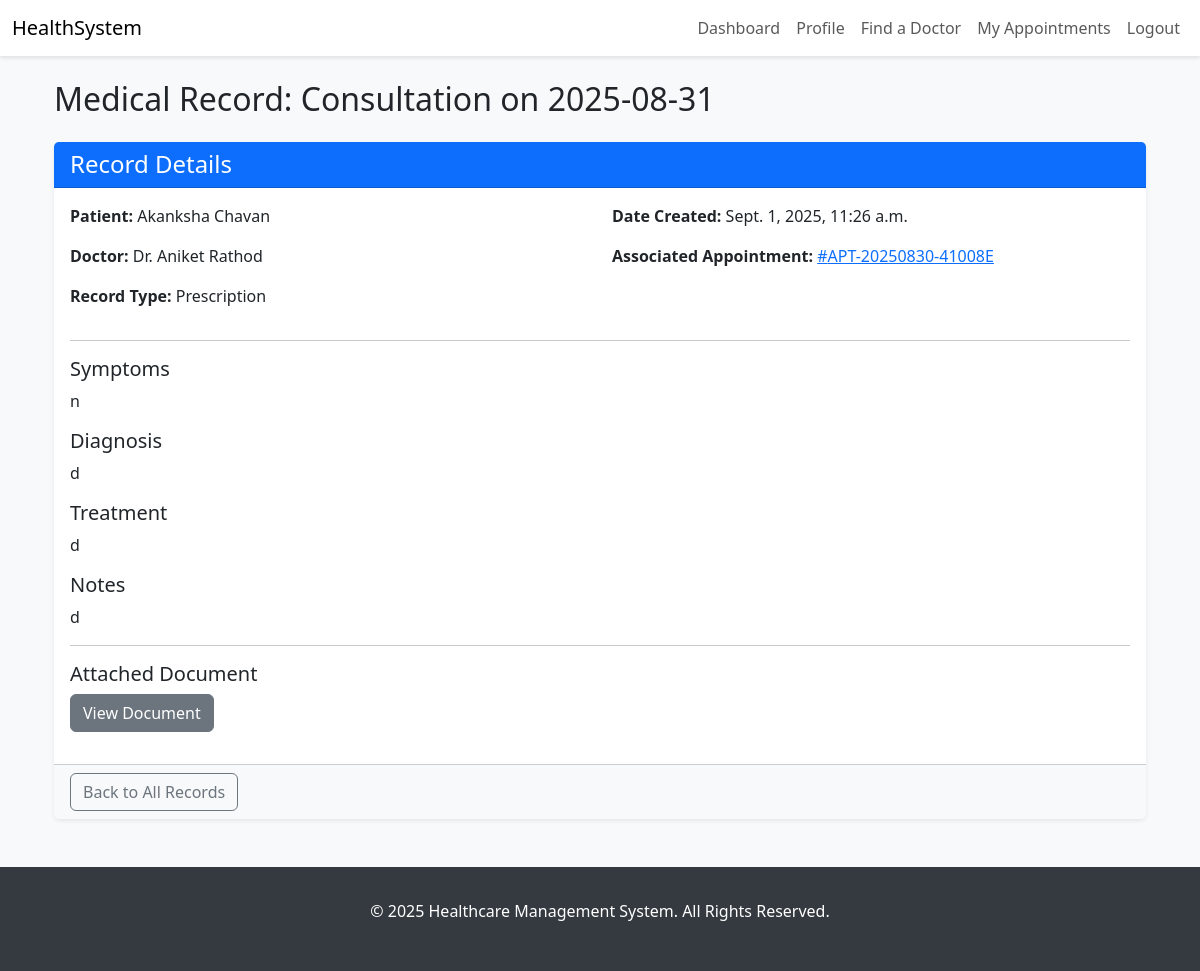
The app's page /medical-records/3/ (signed in) with its own data.
### core/models.py (models this page shows, shortened)
class MedicalRecord(models.Model):
    RECORD_TYPE_CHOICES = [
        ('diagnosis', 'Diagnosis'),
        ('prescription', 'Prescription'),
        ('lab_report', 'Lab Report'),
        ('imaging', 'Imaging Report'),
        ('procedure', 'Procedure Note'),
        ('progress', 'Progress Note'),
        ('other', 'Other'),
    ]
    patient = models.ForeignKey(Patient, on_delete=models.CASCADE, related_name='medical_records')
    doctor = models.ForeignKey(Doctor, on_delete=models.SET_NULL, null=True, blank=True)
    appointment = models.ForeignKey(Appointment, on_delete=models.SET_NULL, null=True, blank=True)
    record_type = models.CharField(max_length=20, choices=RECORD_TYPE_CHOICES, default='diagnosis')
    title = models.CharField(max_length=200)
    diagnosis = models.TextField(blank=True, null=True)
    symptoms = models.TextField(blank=True, null=True)
    prescription = models.TextField(blank=True, null=True)
    treatment = models.TextField(blank=True, null=True)
    notes = models.TextField(blank=True, null=True)
    document = models.FileField(
        upload_to=medical_record_upload_path,
        blank=True,
        null=True,
        validators=[FileExtensionValidator(allowed_extensions=['pdf', 'jpg', 'jpeg', 'png', 'doc', 'docx'])]
    )
    is_shared = models.BooleanField(default=False)
    created_at = models.DateTimeField(auto_now_add=True)
    updated_at = models.DateTimeField(auto_now=True)
    class Meta:
        verbose_name = "Medical Record"
        verbose_name_plural = "Medical Records"
        ordering = ['-created_at']

class Patient(models.Model):
    BLOOD_GROUP_CHOICES = [
        ('A+', 'A+'), ('A-', 'A-'),
        ('B+', 'B+'), ('B-', 'B-'),
        ('AB+', 'AB+'), ('AB-', 'AB-'),
        ('O+', 'O+'), ('O-', 'O-'),
    ]
    user = models.OneToOneField(settings.AUTH_USER_MODEL, on_delete=models.CASCADE, limit_choices_to={'role': 'patient'})
    blood_group = models.CharField(max_length=3, choices=BLOOD_GROUP_CHOICES, blank=True, null=True)
    height = models.DecimalField(max_digits=5, decimal_places=2, blank=True, null=True, help_text="Height in cm")
    weight = models.DecimalField(max_digits=5, decimal_places=2, blank=True, null=True, help_text="Weight in kg")
    allergies = models.TextField(blank=True, null=True)
    chronic_conditions = models.TextField(blank=True, null=True)
    emergency_contact_name = models.CharField(max_length=100, blank=True, null=True)
    emergency_contact_phone = models.CharField(max_length=15, blank=True, null=True)
    emergency_contact_relation = models.CharField(max_length=50, blank=True, null=True)
    class Meta:
        verbose_name = "Patient"
        verbose_name_plural = "Patients"

class User(AbstractUser):
    ROLE_CHOICES = [
        ('patient', 'Patient'),
        ('doctor', 'Doctor'),
        ('admin', 'Admin'),
    ]
    role = models.CharField(max_length=10, choices=ROLE_CHOICES, default='patient')
    phone = models.CharField(
        max_length=15,
        blank=True,
        null=True,
        validators=[RegexValidator(r'^\+?1?\d{9,15}$', 'Enter a valid phone number.')]
    )
    is_verified = models.BooleanField(default=False)

class Doctor(models.Model):
    user = models.OneToOneField(settings.AUTH_USER_MODEL, on_delete=models.CASCADE, limit_choices_to={'role': 'doctor'})
    specializations = models.ManyToManyField(Specialization, related_name='doctors')
    experience_years = models.PositiveIntegerField(
        validators=[MinValueValidator(0), MaxValueValidator(60)]
    )
    consultation_fee = models.DecimalField(
        max_digits=10,
        decimal_places=2,
        validators=[MinValueValidator(0)]
    )
    license_number = models.CharField(max_length=50, unique=True)
    clinic_address = models.TextField()
    available_days = models.CharField(max_length=50)  # e.g., "Mon,Tue,Wed,Fri"
    available_from = models.TimeField()
    available_to = models.TimeField()
    is_active = models.BooleanField(default=True)
    education = models.TextField(default='', blank=True)
    languages = models.CharField(max_length=200, default="English")  # Comma-separated languages
    awards = models.TextField(blank=True, null=True)
    created_at = models.DateTimeField(auto_now_add=True)
    updated_at = models.DateTimeField(auto_now=True)
    class Meta:
        verbose_name = "Doctor"
        verbose_name_plural = "Doctors"
        ordering = ['-created_at']

class Appointment(models.Model):
    STATUS_CHOICES = [
        ('pending', 'Pending'),
        ('confirmed', 'Confirmed'),
        ('cancelled', 'Cancelled'),
        ('completed', 'Completed'),
        ('rescheduled', 'Rescheduled'),
    ]
    PAYMENT_STATUS_CHOICES = [
        ('pending', 'Pending'),
        ('paid', 'Paid'),
        ('failed', 'Failed'),
        ('refunded', 'Refunded'),
    ]
    patient = models.ForeignKey(Patient, on_delete=models.CASCADE, related_name='appointments')
    doctor = models.ForeignKey(Doctor, on_delete=models.CASCADE, related_name='appointments')
    appointment_number = models.CharField(max_length=20, unique=True, blank=True)
    appointment_date = models.DateField()
    appointment_time = models.TimeField()
    end_time = models.TimeField(blank=True, null=True)
    reason = models.TextField(blank=True, null=True)
    status = models.CharField(max_length=20, choices=STATUS_CHOICES, default='pending')
    payment_status = models.CharField(max_length=20, choices=PAYMENT_STATUS_CHOICES, default='pending')
    meeting_link = models.URLField(blank=True, null=True)
    notes = models.TextField(blank=True, null=True)
    is_reminder_sent = models.BooleanField(default=False)
    cancellation_reason = models.TextField(blank=True, null=True)
    created_at = models.DateTimeField(auto_now_add=True)
    updated_at = models.DateTimeField(auto_now=True)
    class Meta:
        verbose_name = "Appointment"
        verbose_name_plural = "Appointments"
        unique_together = ('doctor', 'appointment_date', 'appointment_time')
        ordering = ['-appointment_date', '-appointment_time']

### core/views.py (the view)
# urls.py: path('medical-records/<int:pk>/', views.medical_record_detail, name='medical_record_detail'),
@login_required
def medical_record_detail(request, pk):
    record = get_object_or_404(MedicalRecord, pk=pk)
    user = request.user
    if is_patient(user) and record.patient.user != user:
        return HttpResponseForbidden("You do not have permission to view this record.")
    if is_doctor(user) and record.doctor.user != user:
        return HttpResponseForbidden("You do not have permission to view this record.")
    context = {
        'record': record
    }
    return render(request, 'medical_record_detail.html', context)

### core/views.py (called while the page is built)
def is_patient(user): return user.is_authenticated and user.role == 'patient'

def is_doctor(user): return user.is_authenticated and user.role == 'doctor'

### templates/medical_record_detail.html (shortened to what this page needs)
{% extends 'base.html' %}
{% block content %}
<div class="container-fluid">
    <h2 class="mb-4">Medical Record: {{ record.title }}</h2>
    <div class="card shadow-sm">
        <div class="card-header bg-primary text-white">
            <h4 class="mb-0">Record Details</h4>
        </div>
        <div class="card-body">
            <div class="row">
                <div class="col-md-6">
                    <p><strong>Patient:</strong> {{ record.patient.user.get_full_name }}</p>
                    <p><strong>Doctor:</strong> Dr. {{ record.doctor.user.get_full_name }}</p>
                    <p><strong>Record Type:</strong> {{ record.get_record_type_display }}</p>
                </div>
                <div class="col-md-6">
                    <p><strong>Date Created:</strong> {{ record.created_at }}</p>
                    {% if record.appointment %}
                    <p><strong>Associated Appointment:</strong> <a href="{% url 'appointment_detail' record.appointment.pk %}">#{{ record.appointment.appointment_number }}</a></p>
                    {% endif %}
                </div>
            </div>
            <hr>
            <div class="mt-3">
                <h5>Symptoms</h5>
                <p>{{ record.symptoms|linebreaksbr|default:"Not specified." }}</p>
                <h5>Diagnosis</h5>
                <p>{{ record.diagnosis|linebreaksbr|default:"Not specified." }}</p>
                <h5>Treatment</h5>
                <p>{{ record.treatment|linebreaksbr|default:"Not specified." }}</p>
                <h5>Notes</h5>
                <p>{{ record.notes|linebreaksbr|default:"None." }}</p>
                {% if record.document %}
                <hr>
                <h5>Attached Document</h5>
                <p><a href="{{ record.document.url }}" target="_blank" class="btn btn-secondary">View Document</a></p>
                {% endif %}
            </div>
        </div>
        <div class="card-footer bg-light">
            <a href="{% url 'medical_record_list' %}" class="btn btn-outline-secondary">Back to All Records</a>
        </div>
    </div>
</div>
{% endblock %}

### templates/base.html (style rules this page uses)
body { background-color: #f8f9fa; }
.card { box-shadow: 0 2px 8px rgba(0,0,0,.1); border: none; }

### records on screen
MedicalRecord: title "Consultation on 2025-08-31", patient.user.get_full_name "Akanksha Chavan", doctor.user.get_full_name "Aniket Rathod", record_type "Prescription", created_at "Sept. 1, 2025, 11:26 a.m.", appointment.appointment_number "APT-20250830-41008E", symptoms "n", diagnosis "d", treatment "d", notes "d"
